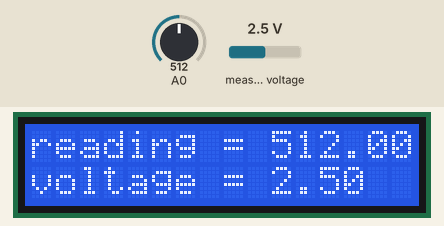
Bench run of a sketch on a simulated Arduino Uno, built with avr-gcc and run on an emulated ATmega328P. On the bench: 16×2 character LCD. The test bench sets the inputs (shaded band); at power-on: A0 = 512, measured voltage 2.5 V. What the sketch prints to the serial monitor is not drawn.

Above: at 1.2 s.
1.3 s: A0 set to 716
At 2.7 s:
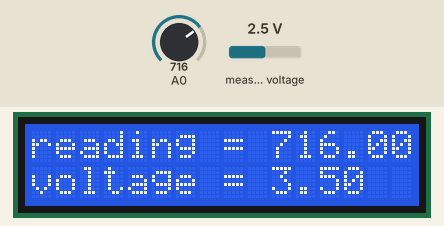
3.6 s: A0 set to 900
At 5.1 s:
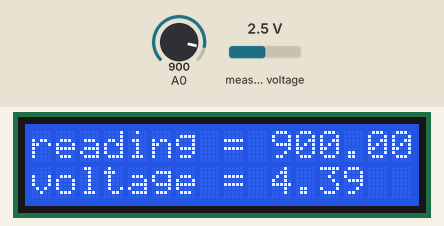
5.7 s: A0 set to 1023
At 7.6 s:
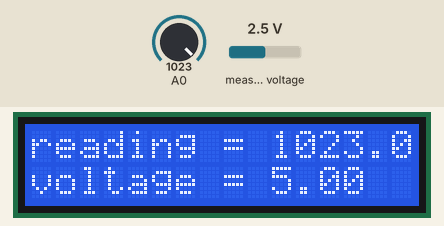
Timing chart, 0 to 9.1 s (numbered marks = the images above; inputs shaded):
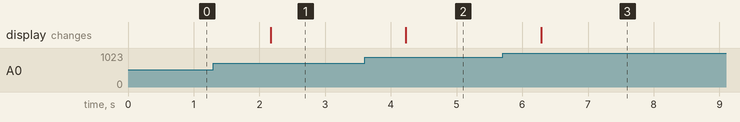

The sketch:

esp8266.ino
```cpp
#include <Wire.h>
#include <LiquidCrystal_I2C.h>
LiquidCrystal_I2C lcd(0x27, 16, 2);
int val,x;
#include <Adafruit_ADS1015.h>
Adafruit_ADS1115 ads1115;


int multiMap(int val, int* _in, int* _out, uint8_t size)
{
  // take care the value is within range
  // val = constrain(val, _in[0], _in[size-1]);
  if (val <= _in[0]) return _out[0];
  if (val >= _in[size - 1]) return _out[size - 1];

  // search right interval
  uint8_t pos = 1;  // _in[0] allready tested
  while (val > _in[pos]) pos++;

  // this will handle all exact "points" in the _in array
  if (val == _in[pos]) return _out[pos];

  // interpolate in the right segment for the rest
  return (val - _in[pos - 1]) * (_out[pos] - _out[pos - 1]) / (_in[pos] - _in[pos - 1]) + _out[pos - 1];
}


void setup()
{
  Serial.begin(9600);
  lcd.begin();
  lcd.setCursor(0, 0);
  lcd.print("reading = ");
  lcd.setCursor(0, 2);
  lcd.print("voltage = ");
  ads1115.setGain(GAIN_ONE);
  ads1115.begin();
}

void loop()
{ int16_t adc0;
  adc0 = ads1115.readADC_SingleEnded(0)/8;
  float sensorVoltage;
  float sensorValue;
  Serial.print("AIN0: "); Serial.println(adc0);
  Serial.println(" ");
  sensorValue = analogRead(adc0);
  sensorVoltage = sensorValue / 1024 * 5;
  int out[] = {0, 1, 2, 3, 4, 5, 6, 7, 8, 9, 10, 11};
  int in[]  = {10, 46, 65, 83, 103, 124, 142, 162, 180, 200, 221, 240};

  x = multiMap(sensorValue, in, out, 12);


  Serial.print("reading = ");
  Serial.print(sensorValue);
  Serial.print("\t");
  lcd.setCursor(10, 0);
  lcd.print(sensorValue);
  lcd.print("  ");
  Serial.print("voltage = ");
  Serial.print(sensorVoltage);
  Serial.println(" V");
  lcd.setCursor(10, 2);
  lcd.print(sensorVoltage);
  lcd.print("  ");
  lcd.setCursor(17, 0);
  lcd.print(x);
  lcd.print(" ");
  Serial.print(x);
  Serial.print("\t");
  delay(1000);
}
```

Measured:
- after the input at 1.3 s, the display: changes after 0.87 s (image 1)
- after the input at 3.6 s, the display: changes after 0.63 s (image 2)
- after the input at 5.7 s, the display: changes after 0.58 s (image 3)
